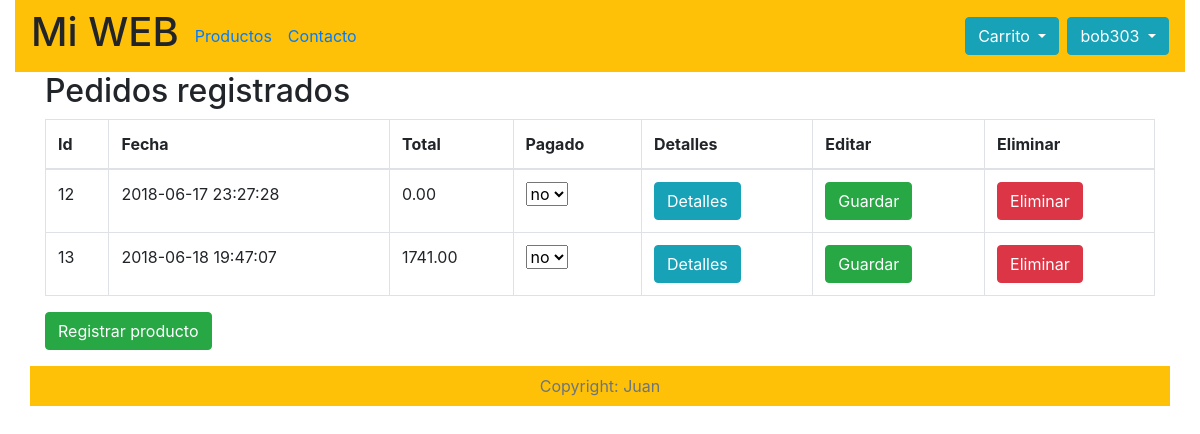
The app's page /admin_pedidos.php (signed in), older data.
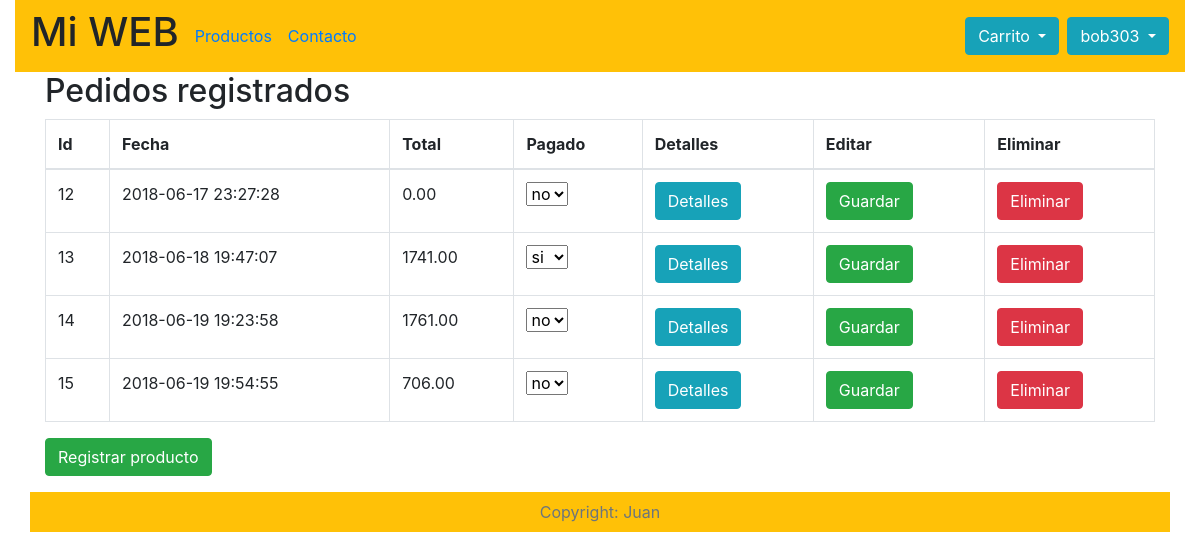
The same page, newer data.
### tables this page shows
CREATE TABLE `pedidos` (
  `id` int(10) NOT NULL,
  `id_cliente` int(20) NOT NULL,
  `fecha` timestamp NOT NULL DEFAULT CURRENT_TIMESTAMP,
  `total` decimal(10,2) NOT NULL,
  `pagado` enum('si','no') NOT NULL DEFAULT 'no'
);

### librerias/consultas_bd.php (called while the page is built, shortened)
<?php
function is_admin($conexion, $email)
{
    $consulta = mysqli_query($conexion, "SELECT * FROM usuarios WHERE email = '$email'");
    if ($consulta->num_rows > 0) {
        $registro = mysqli_fetch_array($consulta);
        if ($registro['rol'] == 'admin') {
            return true;
        }
    }
    return false;
}
function list_registros($conexion, $tabla, $orden, $tipo, $id_categoria)
{
    if ($id_categoria != "todos") {
        $sql = "SELECT * FROM $tabla WHERE id_categoria = '$id_categoria' ORDER BY $orden $tipo";
    } else {
        $sql = "SELECT * FROM $tabla ORDER BY $orden $tipo";
    }
    $consulta = mysqli_query($conexion, $sql);
    return $consulta;
}

### admin_pedidos.php (the view, shortened to what this page needs)
<?php
    include "database/conexion_bd.php";
    include "librerias/consultas_bd.php";
    $titulo = "Pedidos registrados";
    if($_SESSION['email'] && is_admin($conexion,$_SESSION['email'])){
        if (isset($_GET['eliminar_id'])) {
            $mensaje = eliminar_registro($conexion, $_GET['eliminar_id'], 'pedidos');
        }
        else if (isset($_POST['buscar'])) {
            $consulta = buscar($conexion, 'pedidos', 'id', $_POST['texto']);
            $titulo = "Buscando: <i>" . $_POST['texto'] . "...</i>";
        }else if (isset($_POST['ordenar'])) {
            $consulta = list_registros($conexion, 'pedidos', $_POST['orden'], $_POST['tipo'], "todos");
        } else {
            $consulta = list_registros($conexion, 'pedidos', 'fecha', "ASC", "todos");
        }
?>
    <!doctype html>
    <html lang="es">
    <head>
        <?php include "plantillas/plantilla_cabecera.php";?>
    </head>
    <body>
        <div class="container-fluid">
            <?php include "plantillas/plantilla_navegacion.php";?>
            <div class="container">
                <div class="row">
                    <div class="col-12">
                        <h2><?=$titulo;?></h2>
                        <div class="row">
                            <div class="col-4">
                            </div>
                        </div>
                        <table class="table table-bordered table-hover">
                            <thead>
                                <tr>
                                    <th scope="col">Id</th>
                                    <th scope="col">Fecha</th>
                                    <th scope="col">Total</th>
                                    <th scope="col">Pagado</th>
                                    <th scope="col">Detalles</th>
                                    <th scope="col">Editar</th>
                                    <th scope="col">Eliminar</th>
                                </tr>
                            </thead>
                            <?php
                                while ($row = mysqli_fetch_array($consulta)) { ?>
                                    <tr>
                                        <td><?=$row['id'];?></td>
                                        <td><?=$row['fecha'];?></td>
                                        <td><?=$row['total'];?></td>
                                        <td>
                                            <select name="pagado" id="pagado">
                                            <?php
                                                if($row['pagado'] == 'si'){
                                                    echo "<option value='si' selected>si</option>";
                                                }
                                                else{
                                                    echo "<option value='no' selected>no</option>";
                                                }
                                            ?>
                                            </select>
                                        </td>
                                        <td><a class='btn btn-info' href='detalles_pedido.php?id_pedido=<?=$row['id'];?>'>Detalles</a></td>
                                        <td><button class='btn btn-success'>Guardar</button></td>
                                        <td><a class='btn btn-danger' href='?eliminar_id=<?=$row['id'];?>'>Eliminar</a></td>
                                    </tr>
                             <?php } ?>
                        </table>
                        <a class="btn btn-success" href="registrar_producto.php">Registrar producto</a>
                    </div>
                </div>
            </div>
            <div class="container-fluid">
                <?php include "plantillas/plantilla_pie.php";?>
            </div>
        </div>
    </body>
    </html>
    <?php } ?>

### plantillas/plantilla_cabecera.php (shortened to what this page needs)
<link rel="stylesheet" href="css/bootstrap.min.css" type="text/css">
<link rel="stylesheet" href="css/mi_css.css" type="text/css">

### plantillas/plantilla_navegacion.php (shortened to what this page needs)
<?php
include_once "database/conexion_bd.php";
include_once "librerias/carrito.php"; ?>
<nav class="navbar navbar-expand-lg navbar-warning bg-warning">
    <a class="h1" href="index.php">Mi WEB</a>
    <div class="collapse navbar-collapse" id="navbarSupportedContent">
        <ul class="navbar-nav mr-auto ml-2">
            <li class="nav-item">
                <a class="nav-link" href="productos.php">Productos</a>
            </li>
            <li class="nav-item">
                <a class="nav-link" href="">Contacto</a>
            </li>
        </ul>
        <div class="dropdown mr-2">
            <ul class="navbar-nav">
                <li class="nav-item dropdown">
                    <div class="btn-group">
                        <button class="btn btn-info dropdown-toggle " href="#" id="navbarDropdown" role="button" data-toggle="dropdown" aria-haspopup="true" aria-expanded="false">
                                Carrito
                        </button>
                    </div>
                </li>
            </ul>
        </div>
        <?php
        $error = "";
        if(!isset($_SESSION['email'])) { ?>
            <form class="form-inline my-2 my-lg-0" method="post" action="">
                <input class="form-control form-control-sm mr-sm-2" type="text" placeholder="Correo electronico" name="email_login" aria-label="Email">
                <input class="form-control form-control-sm mr-sm-2" type="password" placeholder="Contraseña" name="pass" aria-label="pass">
                <button class="btn btn-sm btn-success my-2 my-sm-0" type="submit">Entrar</button>
            </form>
            <a class="btn btn-sm btn-primary ml-2" href="registro.php">Registrarte</a>
            <?=$error;?>
            <?php } else { ?>
               <ul class="navbar-nav">
                   <li class="nav-item dropdown">
                        <div class="btn-group">
                            <button class="btn btn-info dropdown-toggle " href="#" id="navbarDropdown" role="button" data-toggle="dropdown" aria-haspopup="true" aria-expanded="false">
                                <?=$_SESSION['usuario'];?><span class="sr-only">Toggle Dropdown</span>
                            </button>
                                <?php if(is_admin($conexion, $_SESSION['email'])){ ?>
                                    <div class="dropdown-divider"></div>
                                    <a class="dropdown-item" href="admin_usuarios.php">Editar usuarios</a>
                                    <a class="dropdown-item" href="admin_productos.php">Editar productos</a>
                                    <a class="dropdown-item" href="admin_categorias.php">Editar categorias</a>
                                    <a class="dropdown-item" href="admin_pedidos.php">Editar pedidos</a>
                                <?php } ?>
                        </div>
                    </li>
                </ul>
            <?php } ?>
    </div>
</nav>

### plantillas/plantilla_pie.php
<footer class="footer text-center bg-warning pt-2 pb-2 mt-3">
    <div class="container">
        <span class="text-muted">Copyright: Juan</span>
    </div>
</footer>

Row changes from the older to the newer data that the page shows:
changed pedidos id 13: pagado "no" → "si"
added pedidos: id "14", fecha "2018-06-19 19:23:58", total "1761.00", pagado "no"
added pedidos: id "15", fecha "2018-06-19 19:54:55", total "706.00", pagado "no"
